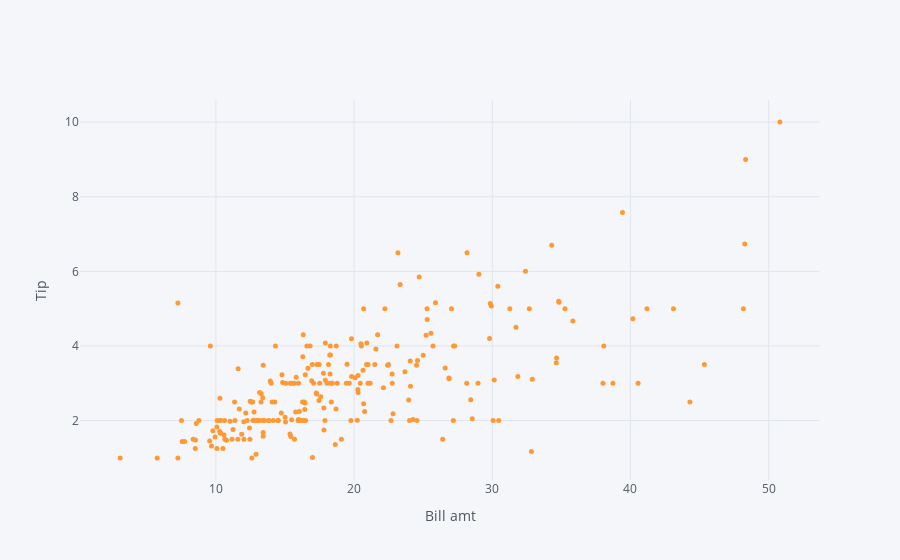

The notebook cell this image was saved under:
### Code cell
d3[['total_bill','tip']].iplot(x='total_bill',y = 'tip',mode='markers',size = 5,xTitle = 'Bill amt',yTitle='Tip')

### Figure 1 — Plotly figure (JSON) as saved in the notebook; plotly's stock layout.template omitted (floating-point values rounded to 4 significant figures; data arrays with more than 128 entries replaced by an {"elided": "..."} marker saying what was removed)
{"data": [{"line": {"color": "rgba(255, 153, 51, 1.0)", "dash": "solid", "shape": "linear", "width": 1.3}, "marker": {"size": 5, "symbol": "circle"}, "mode": "markers", "name": "tip", "text": "", "type": "scatter", "x": {"elided": "244 float values"}, "y": {"elided": "244 float values"}}], "layout": {"autosize": true, "legend": {"bgcolor": "#F5F6F9", "font": {"color": "#4D5663"}}, "paper_bgcolor": "#F5F6F9", "plot_bgcolor": "#F5F6F9", "title": {"font": {"color": "#4D5663"}}, "xaxis": {"autorange": true, "gridcolor": "#E1E5ED", "range": [0.2608, 53.62], "showgrid": true, "tickfont": {"color": "#4D5663"}, "title": {"font": {"color": "#4D5663"}, "text": "Bill amt"}, "type": "linear", "zerolinecolor": "#E1E5ED"}, "yaxis": {"autorange": true, "gridcolor": "#E1E5ED", "range": [0.2994, 10.7], "showgrid": true, "tickfont": {"color": "#4D5663"}, "title": {"font": {"color": "#4D5663"}, "text": "Tip"}, "type": "linear", "zerolinecolor": "#E1E5ED"}}}
